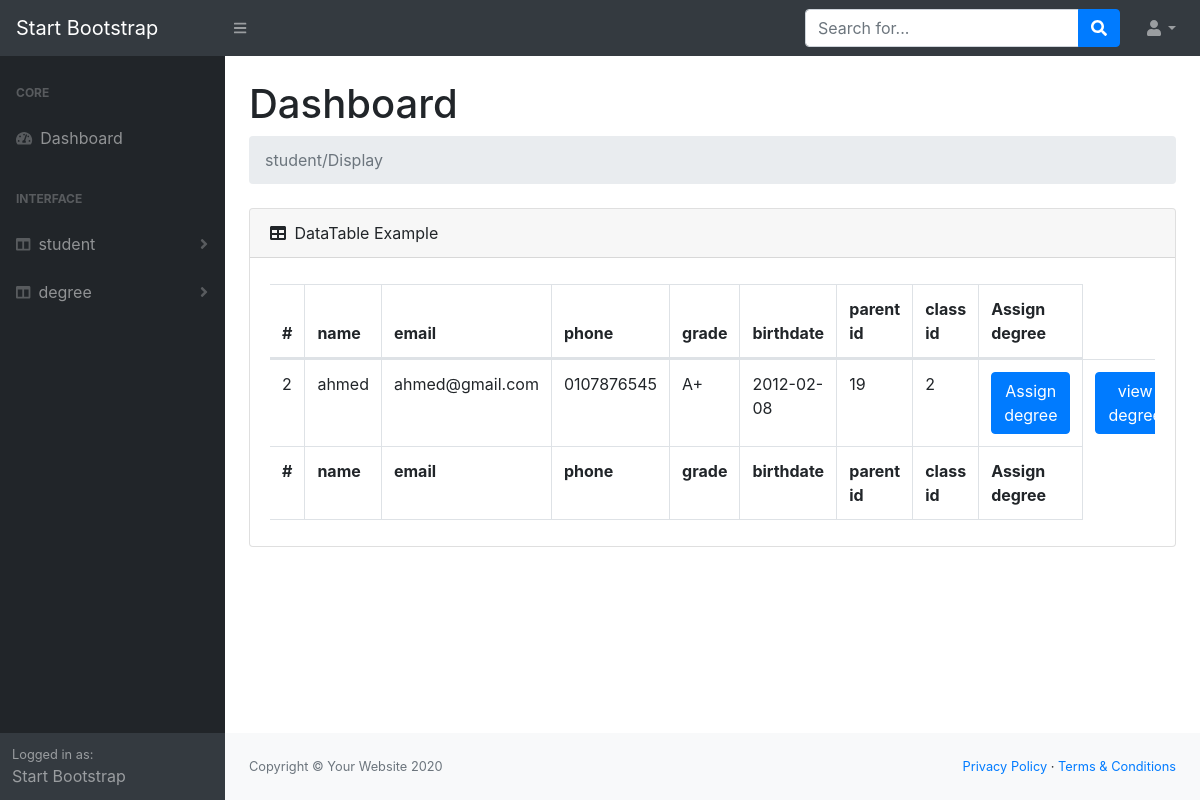
Page /schoolSystem/dashBoard/student/index.php on the committed database.
### tables this page shows
CREATE TABLE `student` (
  `StudentId` int(10) NOT NULL,
  `Name` text NOT NULL,
  `BirthDate` date NOT NULL,
  `Email` text NOT NULL,
  `Password` text NOT NULL,
  `Grade` text NOT NULL,
  `phone` varchar(14) NOT NULL,
  `ClassId` int(10) NOT NULL,
  `ParentId` int(10) NOT NULL,
  `AdminId` int(10) NOT NULL
);

### schoolSystem/dashBoard/student/index.php (the view, shortened to what this page needs)
<?php
require '../helpers/functions.php';
$sql = "select * from student";
$op  = DoQuery($sql);
require '../layouts/header.php';
require '../layouts/nav.php';
require '../layouts/sidNav.php';
?>
<main>
    <div class="container-fluid">
        <h1 class="mt-4">Dashboard</h1>
        <ol class="breadcrumb mb-4">
         </ol>
        <div class="card mb-4">
            <div class="card-header">
                <i class="fas fa-table mr-1"></i>
                DataTable Example
            </div>
            <div class="card-body">
                <div class="table-responsive">
                    <table class="table table-bordered" id="dataTable" width="100%" cellspacing="0">
                        <thead>
                            <tr>
                                <th>#</th>
                                <th>name</th>
                                <th>email</th>
                                <th>phone</th>
                                <th>grade</th>
                                <th>birthdate</th>
                                <th>parent id</th>
                                <th>class id</th>
                                <?php if(isset($_SESSION['userData'])){?>
                                <th>Edit</th>
                                <th>Remove</th>
                                <?php }else{?>
                                    <th>Assign degree</th>
                                    <?php } ?>
                            </tr>
                        </thead>
                        <tfoot>
                        <tr>
                                <th>#</th>
                                <th>name</th>
                                <th>email</th>
                                <th>phone</th>
                                <th>grade</th>
                                <th>birthdate</th>
                                <th>parent id</th>
                                <th>class id</th>
                                <?php if(isset($_SESSION['userData'])){?>
                                <th>Edit</th>
                                <th>Remove</th>
                                <?php }else{?>
                                    <th>Assign degree</th>
                                    <?php } ?>
                            </tr>
                        </tfoot>
                        <tbody>
                            <?php
                            while ($data = mysqli_fetch_assoc($op)) {
                            ?>
                                <tr>
                                    <td><?php echo $data['StudentId'] ?></td>
                                    <td><?php echo $data['Name'] ?></td>
                                    <td><?php echo $data['Email'] ?></td>
                                    <td><?php echo $data['phone'] ?></td>
                                    <td><?php echo $data['Grade'] ?></td>
                                    <td><?php echo $data['BirthDate'] ?></td>
                                    <td><?php echo $data['ParentId'] ?></td>
                                    <td><?php echo $data['ClassId'] ?></td>
                                    <?php if(isset($_SESSION['userData'])){?>
                                    <td> <a href='edit.php?id=<?php echo $data['StudentId'];?>' class='btn btn-primary m-r-1em'>Edit</a> </td>
                                    <td> <a href='delete.php?id=<?php echo $data['StudentId'];?>' class='btn btn-danger m-r-1em'>Delete</a> </td>
                                     <?php }else{?>
                                        <td> <a href='../degree/create.php?id=<?php echo $data['StudentId'];?>' class='btn btn-primary m-r-1em'>Assign degree</a> </td>
                                        <td> <a href='../degree/index.php?id=<?php echo $data['StudentId'];?>' class='btn btn-primary m-r-1em'>view degree</a> </td>
                                        <?php }?>
                                </tr>
                            <?php } ?>
                        </tbody>
                    </table>
                </div>
            </div>
        </div>
    </div>
</main>
<?php
require '../layouts/footer.php';
?>

### rows in the picture
student: StudentId "2", Name "ahmed", Email "ahmed@gmail.com", phone "0107876545", Grade "A+", BirthDate "2012-02-08", ParentId "19", ClassId "2"

### other values in the picture
$module "student"
$module "degree"
$message "student/Display"
